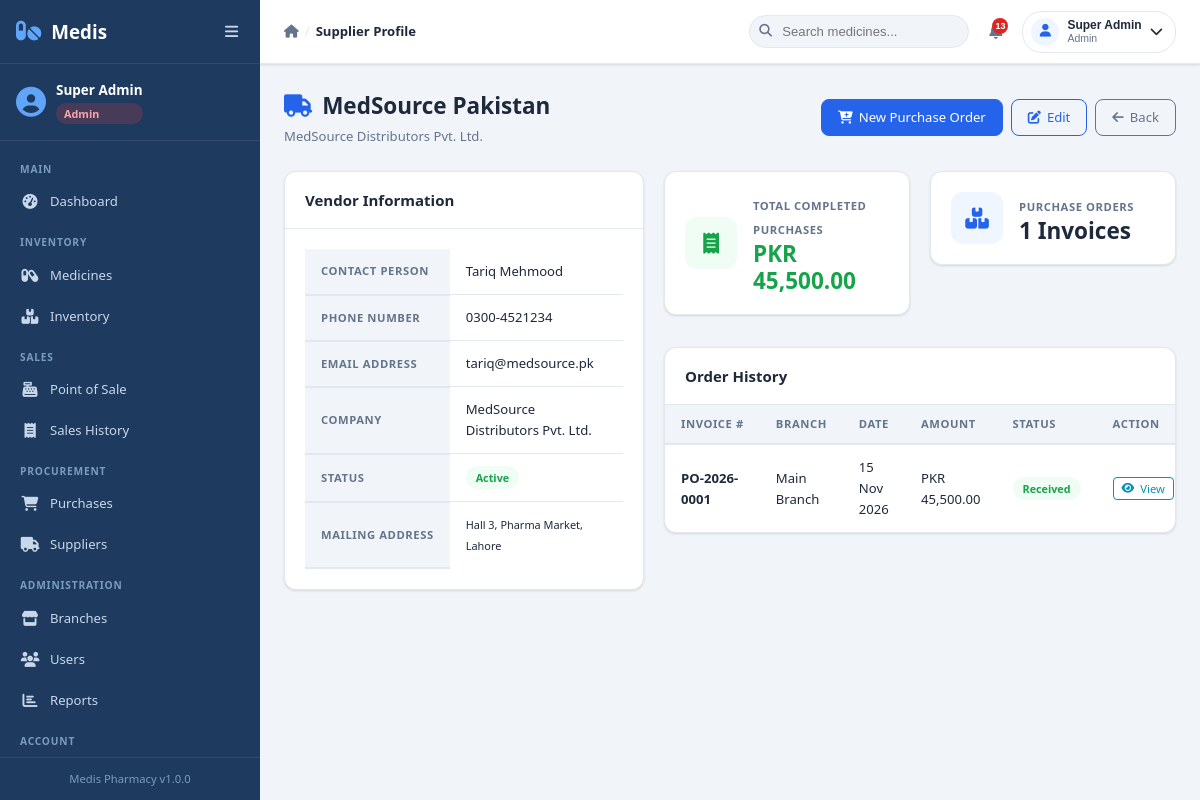
Screenshot of /modules/suppliers/view.php?id=1 (signed in) with the database file from the repository.
### tables this page shows
CREATE TABLE suppliers (
  id INT AUTO_INCREMENT PRIMARY KEY,
  name VARCHAR(150) NOT NULL,
  contact_person VARCHAR(100),
  phone VARCHAR(20),
  email VARCHAR(100),
  address TEXT,
  company VARCHAR(150),
  status ENUM('active','inactive') DEFAULT 'active',
  created_at TIMESTAMP DEFAULT CURRENT_TIMESTAMP,
  updated_at TIMESTAMP DEFAULT CURRENT_TIMESTAMP ON UPDATE CURRENT_TIMESTAMP
);

CREATE TABLE purchases (
  id INT AUTO_INCREMENT PRIMARY KEY,
  supplier_id INT,
  branch_id INT NOT NULL,
  user_id INT,
  invoice_number VARCHAR(50) UNIQUE NOT NULL,
  total_amount DECIMAL(12,2) DEFAULT 0,
  status ENUM('pending','received','cancelled') DEFAULT 'pending',
  notes TEXT,
  created_at TIMESTAMP DEFAULT CURRENT_TIMESTAMP,
  updated_at TIMESTAMP DEFAULT CURRENT_TIMESTAMP ON UPDATE CURRENT_TIMESTAMP,
  FOREIGN KEY (supplier_id) REFERENCES suppliers(id) ON DELETE SET NULL,
  FOREIGN KEY (branch_id) REFERENCES branches(id) ON DELETE CASCADE,
  FOREIGN KEY (user_id) REFERENCES users(id) ON DELETE SET NULL
);

CREATE TABLE branches (
  id INT AUTO_INCREMENT PRIMARY KEY,
  name VARCHAR(100) NOT NULL,
  address TEXT,
  phone VARCHAR(20),
  manager_id INT NULL,
  status ENUM('active','inactive') DEFAULT 'active',
  created_at TIMESTAMP DEFAULT CURRENT_TIMESTAMP,
  updated_at TIMESTAMP DEFAULT CURRENT_TIMESTAMP ON UPDATE CURRENT_TIMESTAMP
);

### includes/functions.php (called while the page is built, shortened)
<?php
function formatCurrency($amount): string {
    return 'PKR ' . number_format((float)($amount ?? 0), 2);
}
function formatDate(?string $date, string $format = 'd M Y'): string {
    return ($date && $date !== '0000-00-00') ? date($format, strtotime($date)) : '—';
}
function e($str): string {
    return htmlspecialchars((string)($str ?? ''), ENT_QUOTES, 'UTF-8');
}

### modules/suppliers/view.php (the view, shortened to what this page needs)
<?php
require_once __DIR__ . '/../../includes/functions.php';
$db = getDB();
$id = (int)($_GET['id'] ?? 0);
$stmt = $db->prepare("SELECT * FROM suppliers WHERE id = ?");
$stmt->execute([$id]);
$supplier = $stmt->fetch();
$purchasesStmt = $db->prepare("
    SELECT p.*, br.name AS branch_name, u.name AS created_by_name,
           (SELECT COUNT(*) FROM purchase_items WHERE purchase_id = p.id) AS item_count
    FROM purchases p
    JOIN branches br ON br.id = p.branch_id
    LEFT JOIN users u ON u.id = p.user_id
    WHERE p.supplier_id = ?
    ORDER BY p.created_at DESC
");
$purchasesStmt->execute([$id]);
$purchases = $purchasesStmt->fetchAll();
$totalSpend = 0.0;
foreach ($purchases as $p) {
    if ($p['status'] === 'received') {
        $totalSpend += (float)$p['total_amount'];
    }
}
require_once __DIR__ . '/../../includes/header.php';
?>
<div class="page-header">
    <div>
        <h2 class="page-title"><i class="fas fa-truck text-primary"></i> <?= e($supplier['name']) ?></h2>
        <p class="page-subtitle"><?= e($supplier['company'] ?? 'Pharmaceutical Distributor') ?></p>
    </div>
    <div class="page-actions d-flex gap-2">
        <a href="<?= BASE_URL ?>/modules/purchases/add.php?supplier_id=<?= $supplier['id'] ?>" class="btn btn-primary">
            <i class="fas fa-cart-plus"></i> New Purchase Order
        </a>
        <a href="<?= BASE_URL ?>/modules/suppliers/edit.php?id=<?= $supplier['id'] ?>" class="btn btn-outline-primary">
            <i class="fas fa-edit"></i> Edit
        </a>
        <a href="<?= BASE_URL ?>/modules/suppliers/index.php" class="btn btn-outline-secondary">
            <i class="fas fa-arrow-left"></i> Back
        </a>
    </div>
</div>
<div class="row mb-4">
    <div class="col-lg-5 mb-4">
        <div class="card shadow-sm h-100">
            <div class="card-header"><h5 class="card-title m-0">Vendor Information</h5></div>
            <div class="card-body">
                <table class="table table-borderless mb-0">
                    <tr><th class="text-muted" style="width: 40%;">Contact Person</th><td><?= e($supplier['contact_person'] ?? '—') ?></td></tr>
                    <tr><th class="text-muted">Phone Number</th><td><?= e($supplier['phone'] ?? '—') ?></td></tr>
                    <tr><th class="text-muted">Email Address</th><td><?= e($supplier['email'] ?? '—') ?></td></tr>
                    <tr><th class="text-muted">Company</th><td><?= e($supplier['company'] ?? '—') ?></td></tr>
                    <tr><th class="text-muted">Status</th><td><span class="badge <?= $supplier['status'] === 'active' ? 'badge-success' : 'badge-secondary' ?>"><?= ucfirst(e($supplier['status'])) ?></span></td></tr>
                    <tr><th class="text-muted">Mailing Address</th><td><small><?= nl2br(e($supplier['address'] ?? '—')) ?></small></td></tr>
                </table>
            </div>
        </div>
    </div>
    <div class="col-lg-7 mb-4">
        <div class="row mb-4">
            <div class="col-md-6 mb-3">
                <div class="stat-card">
                    <div class="stat-icon bg-success-light text-success"><i class="fas fa-receipt"></i></div>
                    <div class="stat-details">
                        <span class="stat-label">Total Completed Purchases</span>
                        <h3 class="stat-value text-success"><?= formatCurrency($totalSpend) ?></h3>
                    </div>
                </div>
            </div>
            <div class="col-md-6 mb-3">
                <div class="stat-card">
                    <div class="stat-icon bg-primary-light text-primary"><i class="fas fa-boxes"></i></div>
                    <div class="stat-details">
                        <span class="stat-label">Purchase Orders</span>
                        <h3 class="stat-value"><?= count($purchases) ?> Invoices</h3>
                    </div>
                </div>
            </div>
        </div>
        <div class="card shadow-sm">
            <div class="card-header"><h5 class="card-title m-0">Order History</h5></div>
            <div class="card-body p-0">
                <div class="table-responsive">
                    <table class="table table-hover align-middle mb-0">
                        <thead class="table-light">
                            <tr>
                                <th>Invoice #</th>
                                <th>Branch</th>
                                <th>Date</th>
                                <th>Amount</th>
                                <th>Status</th>
                                <th>Action</th>
                            </tr>
                        </thead>
                        <tbody>
                            <?php if (empty($purchases)): ?>
                                <tr><td colspan="6" class="text-center py-4 text-muted">No purchase orders found for this vendor.</td></tr>
                            <?php else: ?>
                                <?php foreach ($purchases as $p): ?>
                                    <tr>
                                        <td><strong><?= e($p['invoice_number']) ?></strong></td>
                                        <td><?= e($p['branch_name']) ?></td>
                                        <td><?= formatDate($p['created_at']) ?></td>
                                        <td><?= formatCurrency((float)$p['total_amount']) ?></td>
                                        <td>
                                            <?php if ($p['status'] === 'received'): ?>
                                                <span class="badge badge-success">Received</span>
                                            <?php elseif ($p['status'] === 'pending'): ?>
                                                <span class="badge badge-warning">Pending</span>
                                            <?php else: ?>
                                                <span class="badge badge-danger">Cancelled</span>
                                            <?php endif; ?>
                                        </td>
                                        <td>
                                            <a href="<?= BASE_URL ?>/modules/purchases/view.php?id=<?= $p['id'] ?>" class="btn btn-xs btn-outline-info">
                                                <i class="fas fa-eye"></i> View
                                            </a>
                                        </td>
                                    </tr>
                                <?php endforeach; ?>
                            <?php endif; ?>
                        </tbody>
                    </table>
                </div>
            </div>
        </div>
    </div>
</div>
<?php require_once __DIR__ . '/../../includes/footer.php'; ?>

### rows the page displays
suppliers: name "MedSource Pakistan", company "MedSource Distributors Pvt. Ltd.", contact_person "Tariq Mehmood", phone "0300-4521234", email "tariq@medsource.pk", status "Active", address "Hall 3, Pharma Market, Lahore"
purchases: invoice_number "PO-2026-0001", branch.name "Main Branch", created_at "15 Nov 2026", total_amount "PKR 45,500.00", status "Received"

### other values shown
$currentUser['name'] "Super Admin"
$currentUser['role'] "Admin"
APP_NAME "Medis Pharmacy"
APP_VERSION "1.0.0"
$pageTitle "Supplier Profile"
$totalAlerts "13"
formatCurrency($totalSpend) "PKR 45,500.00"
count($purchases) "1"
